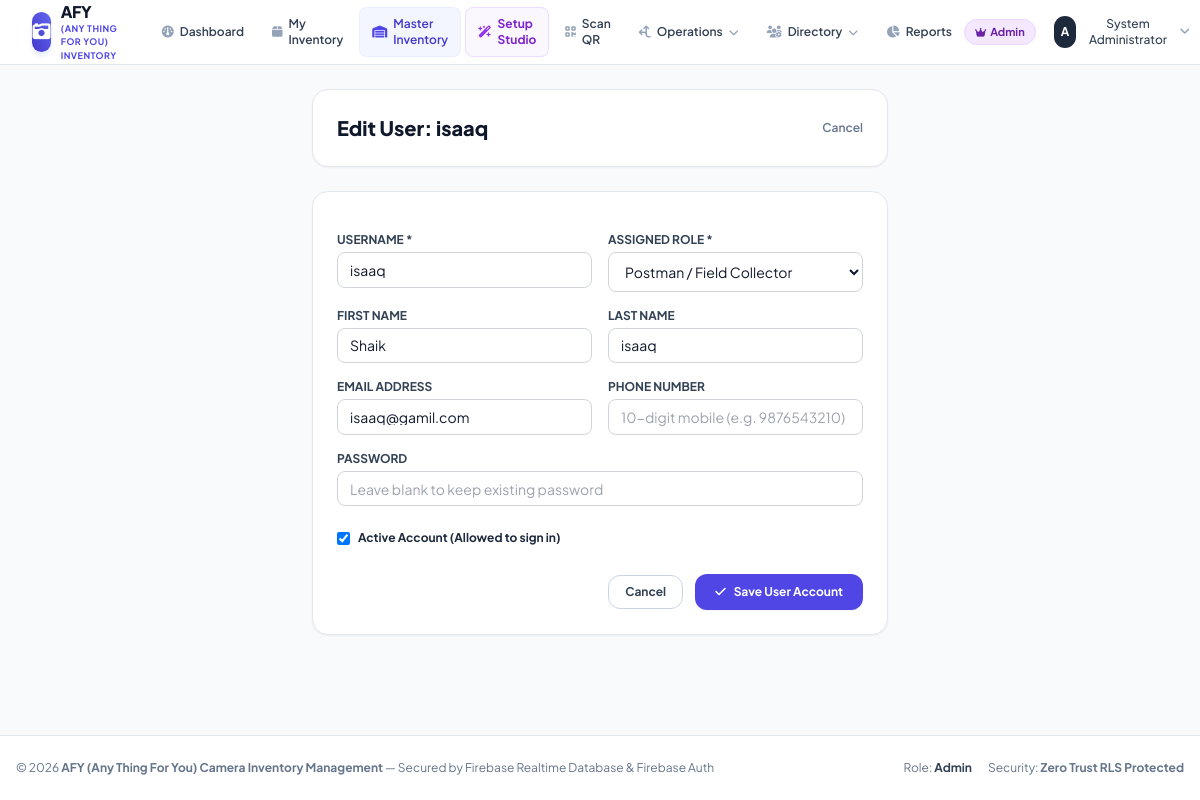
The app's page /users/8/edit/ (signed in) with its own data.
### inventory/models.py (models this page shows, shortened)
class User(AbstractUser):
    ROLE_CHOICES = [
        ('ADMIN', 'Admin'),
        ('MANAGEMENT', 'Management Staff'),
        ('POSTMAN', 'Postman / Field Collector'),
    ]
    REQUESTED_ROLE_CHOICES = [
        ('MANAGEMENT', 'Management Staff'),
        ('POSTMAN', 'Postman / Field Collector'),
    ]
    APPROVAL_CHOICES = [
        ('PENDING', 'Pending Approval'),
        ('APPROVED', 'Approved'),
        ('REJECTED', 'Rejected'),
        ('DEACTIVATED', 'Deactivated'),
    ]
    role = models.CharField(max_length=20, choices=ROLE_CHOICES, default='POSTMAN')
    requested_role = models.CharField(max_length=20, choices=REQUESTED_ROLE_CHOICES, default='POSTMAN')
    approval_status = models.CharField(max_length=20, choices=APPROVAL_CHOICES, default='APPROVED', db_index=True)
    is_profile_completed = models.BooleanField(default=True)
    email_verified = models.BooleanField(default=True)
    firebase_uid = models.CharField(max_length=128, blank=True, null=True, unique=True, db_index=True)
    profile_photo = models.ImageField(upload_to='profiles/', blank=True, null=True)
    phone = models.CharField(max_length=20, blank=True, default='', validators=[validate_indian_mobile])
    email = models.EmailField(blank=True, validators=[validate_email_address])
    address = models.TextField(blank=True, default='')
    work_location = models.CharField(max_length=255, blank=True, default='')
    work_latitude = models.DecimalField(max_digits=9, decimal_places=6, null=True, blank=True)
    work_longitude = models.DecimalField(max_digits=9, decimal_places=6, null=True, blank=True)
    approved_at = models.DateTimeField(null=True, blank=True)
    approved_by = models.ForeignKey('self', on_delete=models.SET_NULL, null=True, blank=True, related_name='approved_users')
    custom_fields = models.JSONField(default=dict, blank=True)
    class Meta:
        ordering = ['username']
    @property
    def is_admin(self):
        return self.role == 'ADMIN' or self.is_superuser
    @property
    def display_name(self):
        name = f"{self.first_name} {self.last_name}".strip()
        return name if name else self.username

### inventory/views.py (the view)
# urls.py: path('users/<int:user_id>/edit/', views.user_edit_view, name='user_edit'),
@login_required
@admin_required
def user_edit_view(request, user_id):
    target_user = get_object_or_404(User, id=user_id)
    if request.method == 'POST':
        form = UserManagementForm(request.POST, instance=target_user)
        if form.is_valid():
            u = form.save(commit=False)
            pwd = form.cleaned_data.get('password')
            if pwd:
                u.set_password(pwd)
            if u.role == 'ADMIN':
                u.is_staff = True
            u.save()
            messages.success(request, f"User account '{u.username}' updated.")
            return redirect('user_management')
    else:
        form = UserManagementForm(instance=target_user)
    return render(request, 'inventory/user_form.html', {'form': form, 'title': f'Edit User: {target_user.username}'})

### inventory/context_processors.py (called while the page is built)
def global_context(request):
    pending_approvals_count = 0
    if hasattr(request, 'user') and request.user.is_authenticated and getattr(request.user, 'is_admin', False):
        try:
            pending_approvals_count = User.objects.filter(is_active=False).count()
        except Exception:
            pass
    return {
        'APP_NAME': getattr(settings, 'APP_NAME', 'AFY (Any Thing For You) Camera Inventory Management'),
        'APP_SHORT_NAME': getattr(settings, 'APP_SHORT_NAME', 'AFY Camera Inventory'),
        'GOOGLE_MAPS_API_KEY': getattr(settings, 'GOOGLE_MAPS_API_KEY', ''),
        'FIREBASE_WEB_CONFIG': getattr(settings, 'FIREBASE_WEB_CONFIG', {}),
        'FIREBASE_PROJECT_ID': getattr(settings, 'FIREBASE_PROJECT_ID', 'afy-camera-inventory'),
        'pending_approvals_count': pending_approvals_count,
    }

### inventory/templates/inventory/user_form.html (shortened to what this page needs)
{% extends 'inventory/base.html' %}
{% block content %}
<div class="max-w-xl mx-auto space-y-6">
    <div class="bg-white p-6 rounded-2xl border border-slate-200 shadow-sm flex items-center justify-between">
        <h1 class="text-xl font-extrabold text-slate-900">{{ title }}</h1>
        <a href="{% url 'user_management' %}" class="text-xs font-semibold text-slate-500 hover:text-slate-800">Cancel</a>
    </div>
    <form method="post" class="bg-white p-6 rounded-2xl border border-slate-200 shadow-sm space-y-4 text-xs">
        <div class="grid grid-cols-1 sm:grid-cols-2 gap-4">
            <div>
                <label class="block text-xs font-bold text-slate-700 uppercase mb-1">Username *</label>
                {{ form.username }}
            </div>
            <div>
                <label class="block text-xs font-bold text-slate-700 uppercase mb-1">Assigned Role *</label>
                {{ form.role }}
            </div>
            <div>
                <label class="block text-xs font-bold text-slate-700 uppercase mb-1">First Name</label>
                {{ form.first_name }}
            </div>
            <div>
                <label class="block text-xs font-bold text-slate-700 uppercase mb-1">Last Name</label>
                {{ form.last_name }}
            </div>
            <div>
                <label class="block text-xs font-bold text-slate-700 uppercase mb-1">Email Address</label>
                {{ form.email }}
            </div>
            <div>
                <label class="block text-xs font-bold text-slate-700 uppercase mb-1">Phone Number</label>
                {{ form.phone }}
            </div>
            <div class="sm:col-span-2">
                <label class="block text-xs font-bold text-slate-700 uppercase mb-1">Password</label>
                {{ form.password }}
            </div>
            <div class="sm:col-span-2 flex items-center space-x-2 pt-2">
                {{ form.is_active }}
                <label class="text-xs font-bold text-slate-800">Active Account (Allowed to sign in)</label>
            </div>
        </div>
        <div class="flex items-center justify-end space-x-3 pt-3">
            <a href="{% url 'user_management' %}" class="px-4 py-2 rounded-xl border border-slate-300 text-slate-700 font-bold hover:bg-slate-50 transition">
                Cancel
            </a>
            <button type="submit" class="px-5 py-2.5 bg-indigo-600 hover:bg-indigo-700 text-white rounded-xl font-bold transition flex items-center space-x-2 shadow-sm">
                <i class="fa-solid fa-check text-xs"></i>
                <span>Save User Account</span>
            </button>
        </div>
    </form>
</div>
{% endblock %}

### inventory/templates/inventory/base.html (shortened to what this page needs)
<!DOCTYPE html>
<html lang="en">
<head>
    <script src="https://cdn.tailwindcss.com"></script>
    <link rel="stylesheet" href="https://cdnjs.cloudflare.com/ajax/libs/font-awesome/6.5.1/css/all.min.css">
</head>
<body class="bg-slate-50 text-slate-900 min-h-screen flex flex-col antialiased pb-20 md:pb-0">
    <nav class="bg-white border-b border-slate-200 sticky top-0 z-40 no-print">
        <div class="max-w-7xl mx-auto px-4 sm:px-6 lg:px-8">
            <div class="flex justify-between h-16">
                <div class="flex items-center space-x-3">
                    <a href="{% url 'dashboard' %}" class="flex items-center space-x-2.5">
                        <div class="w-10 h-10 rounded-xl bg-gradient-to-tr from-indigo-700 to-indigo-500 flex items-center justify-center text-white shadow-md shadow-indigo-100">
                            <i class="fa-solid fa-camera-retro text-lg"></i>
                        </div>
                        <div>
                            <span class="text-base font-extrabold tracking-tight text-slate-900 block leading-tight">AFY</span>
                            <span class="text-[9px] font-bold uppercase tracking-wider text-indigo-600 block">(Any Thing For You) Inventory</span>
                        </div>
                    </a>
                    {% if user.is_authenticated %}
                    <div class="hidden lg:flex items-center space-x-1 ml-6">
                        <a href="{% url 'dashboard' %}" class="px-3 py-2 rounded-lg text-xs font-semibold text-slate-700 hover:text-indigo-600 hover:bg-slate-50 transition flex items-center space-x-1.5">
                            <i class="fa-solid fa-gauge text-slate-400"></i>
                            <span>Dashboard</span>
                        </a>
                        <a href="{% url 'my_inventory' %}" class="px-3 py-2 rounded-lg text-xs font-semibold text-slate-700 hover:text-indigo-600 hover:bg-slate-50 transition flex items-center space-x-1.5">
                            <i class="fa-solid fa-box text-slate-400"></i>
                            <span>My Inventory</span>
                        </a>
                        {% if user.is_admin %}
                        <a href="{% url 'master_inventory' %}" class="px-3 py-2 rounded-lg text-xs font-semibold text-indigo-700 bg-indigo-50/70 border border-indigo-100/50 hover:bg-indigo-100 transition flex items-center space-x-1.5">
                            <i class="fa-solid fa-warehouse text-indigo-600"></i>
                            <span>Master Inventory</span>
                        </a>
                        <a href="{% url 'builder_studio' %}" class="px-3 py-2 rounded-lg text-xs font-bold text-purple-700 bg-purple-50/80 border border-purple-200/70 hover:bg-purple-100 transition flex items-center space-x-1.5">
                            <i class="fa-solid fa-wand-magic-sparkles text-purple-600"></i>
                            <span>Setup Studio</span>
                        </a>
                        {% endif %}
                        <a href="{% url 'qr_scanner' %}" class="px-3 py-2 rounded-lg text-xs font-semibold text-slate-700 hover:text-indigo-600 hover:bg-slate-50 transition flex items-center space-x-1.5">
                            <i class="fa-solid fa-qrcode text-slate-400"></i>
                            <span>Scan QR</span>
                        </a>
                        <div class="relative group">
                            <button class="px-3 py-2 rounded-lg text-xs font-semibold text-slate-700 hover:text-indigo-600 hover:bg-slate-50 transition flex items-center space-x-1.5">
                                <i class="fa-solid fa-arrows-split-up-and-left text-slate-400"></i>
                                <span>Operations</span>
                                <i class="fa-solid fa-chevron-down text-[10px] text-slate-400"></i>
                            </button>
                        </div>
                        <div class="relative group">
                            <button class="px-3 py-2 rounded-lg text-xs font-semibold text-slate-700 hover:text-indigo-600 hover:bg-slate-50 transition flex items-center space-x-1.5">
                                <i class="fa-solid fa-users-gear text-slate-400"></i>
                                <span>Directory</span>
                                <i class="fa-solid fa-chevron-down text-[10px] text-slate-400"></i>
                            </button>
                        </div>
                        <a href="{% url 'reports' %}" class="px-3 py-2 rounded-lg text-xs font-semibold text-slate-700 hover:text-indigo-600 hover:bg-slate-50 transition flex items-center space-x-1.5">
                            <i class="fa-solid fa-chart-pie text-slate-400"></i>
                            <span>Reports</span>
                        </a>
                    </div>
                    {% endif %}
                </div>
                <div class="flex items-center space-x-3">
                    {% if user.is_authenticated %}
                    <span class="inline-flex items-center px-2.5 py-1 rounded-full text-[11px] font-bold
                        {% if user.is_admin %}bg-purple-100 text-purple-800 border border-purple-200
                        {% elif user.is_management %}bg-blue-100 text-blue-800 border border-blue-200
                        {% else %}bg-emerald-100 text-emerald-800 border border-emerald-200{% endif %}">
                        <i class="fa-solid {% if user.is_admin %}fa-crown{% elif user.is_management %}fa-shield-halved{% else %}fa-person-walking-luggage{% endif %} mr-1 text-[10px]"></i>
                        {{ user.get_role_display }}
                    </span>
                    <div class="relative group">
                        <button class="flex items-center space-x-2 p-1.5 rounded-lg hover:bg-slate-100 transition">
                            {% if user.profile_photo %}
                            <img src="{{ user.profile_photo.url }}" alt="{{ user.display_name }}" class="w-8 h-8 rounded-full object-cover border border-slate-300">
                            {% else %}
                            <div class="w-8 h-8 rounded-full bg-slate-800 text-white font-bold text-xs flex items-center justify-center">
                                {{ user.username|slice:":1"|upper }}
                            </div>
                            {% endif %}
                            <span class="text-xs font-medium text-slate-700 hidden sm:inline">{{ user.display_name }}</span>
                            <i class="fa-solid fa-angle-down text-slate-400 text-xs"></i>
                        </button>
                    </div>
                    {% else %}
                    <a href="{% url 'login' %}" class="px-4 py-2 bg-indigo-600 text-white rounded-lg text-xs font-bold hover:bg-indigo-700 transition">
                        Sign In
                    </a>
                    {% endif %}
                </div>
            </div>
        </div>
    </nav>
    <main class="flex-grow max-w-7xl mx-auto px-4 sm:px-6 lg:px-8 py-6 w-full">
        {% block content %}{% endblock %}
    </main>
    <footer class="bg-white border-t border-slate-200 py-6 mt-12 no-print">
        <div class="max-w-7xl mx-auto px-4 text-center text-xs text-slate-500 flex flex-col sm:flex-row justify-between items-center gap-2">
            <span>&copy; 2026 <strong>{{ APP_NAME }}</strong> &mdash; Secured by Firebase Realtime Database & Firebase Auth</span>
            <div class="flex items-center space-x-4">
                <span>Role: <strong class="text-slate-700">{{ user.get_role_display|default:'Guest' }}</strong></span>
                <span>Security: <strong>Zero Trust RLS Protected</strong></span>
            </div>
        </div>
    </footer>
</body>
</html>

### inventory/templates/inventory/base.html (style rules this page uses)
body { font-family: 'Plus Jakarta Sans', sans-serif; -webkit-tap-highlight-color: transparent; }
.form-input, .form-select, .form-textarea { width: 100%; border-radius: 0.5rem; border: 1px solid #d1d5db; padding: 0.55rem 0.75rem; font-size: 0.875rem; outline: none; transition: all 0.15s ease-in-out; background-color: #ffffff; }

### records on screen
User: role "Admin", username "A", display_name "System Administrator"
User: username "isaaq", role "Postman / Field Collector", first_name "Shaik", last_name "isaaq", email "isaaq@gamil.com", is_active "☑"

### other values on screen
{{ title }} "Edit User: isaaq"
{{ APP_NAME }} "AFY (Any Thing For You) Camera Inventory Management"
